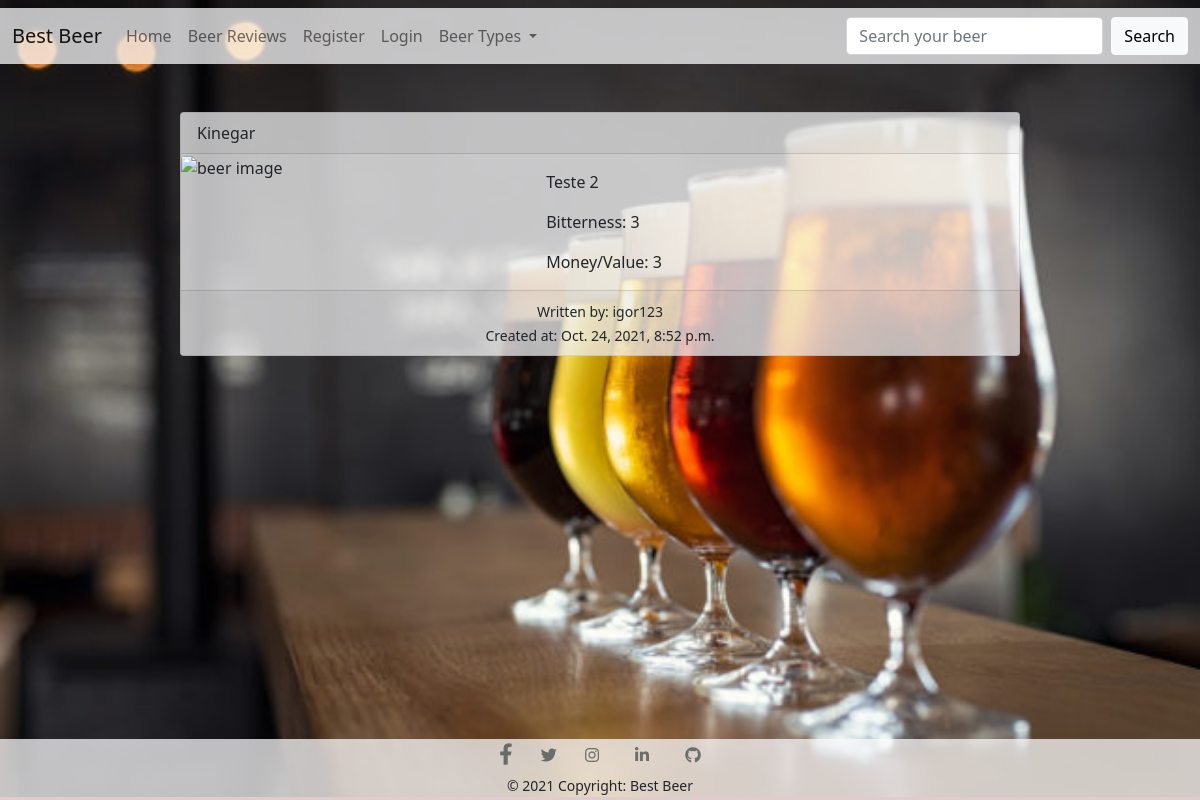
The page /review_list/review_detail/11 on the database as committed earlier.
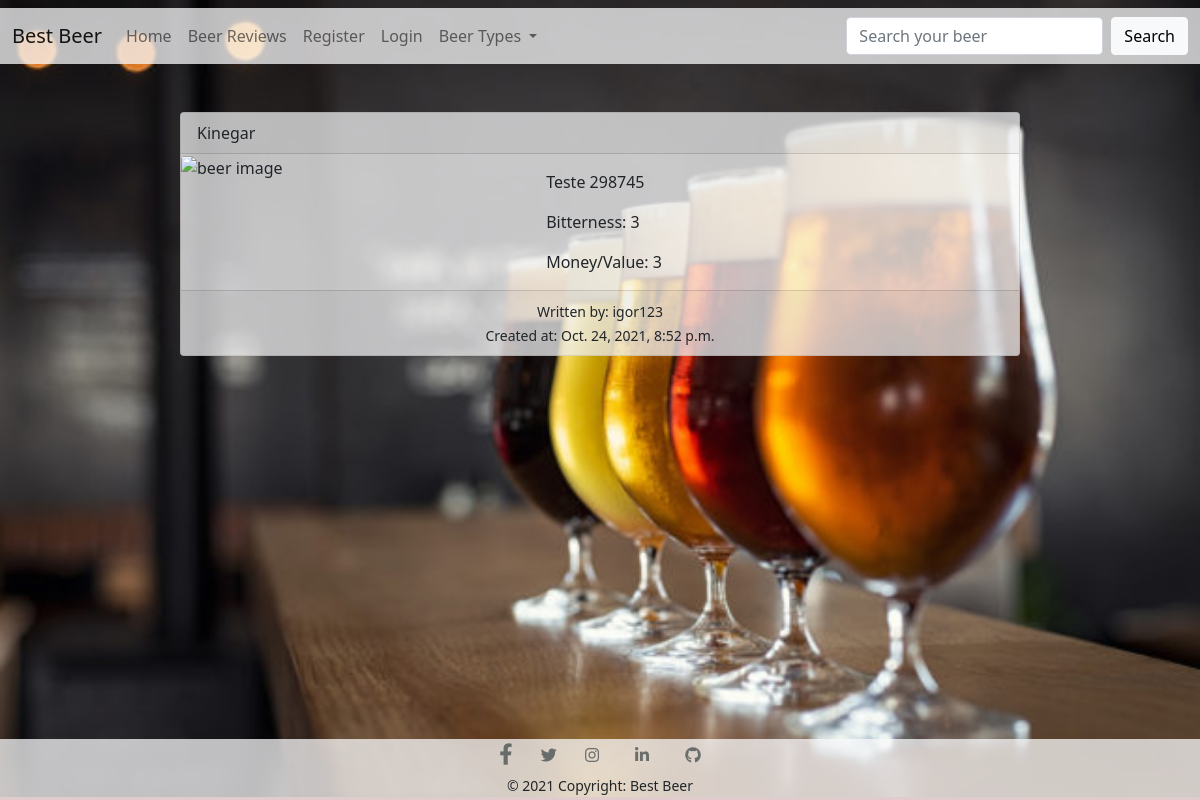
The same page on the database as committed later.
### post/models.py (models this page shows, shortened)
class BeerReview(models.Model):
    BITTERNESS_CHOICES = (
        (1, '1'),
        (2, '2'),
        (3, '3'),
        (4, '4'),
        (5, '5'),
    )
    MONEY_VALUE_CHOICES = (
        (1, '1'),
        (2, '2'),
        (3, '3'),
        (4, '4'),
        (5, '5'),
    )
    RATING_CHOICES = (
        (1, '1'),
        (2, '2'),
        (3, '3'),
        (4, '4'),
        (5, '5'),
    )
    beer_style = models.ForeignKey(
        BeerStyle, on_delete=models.CASCADE)
    beer = models.ForeignKey(
        Beer, on_delete=models.CASCADE)
    pub_date = models.DateTimeField(auto_now_add=True)
    user_name = models.ForeignKey(
        User, on_delete=models.CASCADE)
    review = models.TextField(max_length=200)
    bitterness = models.IntegerField(choices=BITTERNESS_CHOICES)
    money_value = models.IntegerField(choices=MONEY_VALUE_CHOICES)
    beer_image = CloudinaryField('image', blank=True)

class Beer(models.Model):
    beer_name = models.CharField(max_length=200, unique=True)
    style = models.ManyToManyField(BeerStyle)
    def __str__(self):
        return self.beer_name

### post/views.py (the view)
# urls.py: path('review_list/review_detail/<int:pk>', ReviewDetailView.as_view(), name='review_detail'),
class ReviewDetailView(DetailView):
    model = BeerReview
    template_name = 'review_list/review_detail.html'

### post/templates/review_list/review_detail.html
{% extends "base.html" %}
{% block content %}
<div class="card mb-3 mt-5 m-auto detail-container bg-light bg-opacity-75">
    <div class="card-header">
        {{ object.beer }}
    </div>
    <div class="row g-0">
        <div class="col-md-5">
            {% if object.beer_image %}
            <img src="{{ object.beer_image.url }}" class="img-fluid rounded-start" alt="beer image">
            {% else %}
            <img src="{{ MEDIA_URL }}vintage-retro-beer-illustration_5586-351.webp" alt="default error image">
            {% endif %}
        </div>
        <div class="col-md-7">
            <div class="card-body">
                <p class="card-text">{{ object.review }}</p>
                <p class="card-text">Bitterness: {{ object.bitterness }}</p>
                <p class="card-text">Money/Value: {{ object.money_value }}</p>
            </div>
        </div>
    </div>
    <div class="card-footer text-center"><small>Written by: {{ object.user_name }} <br /> Created at:
            {{ object.pub_date }}</small></div>
</div>
{% endblock %}

Rows that differ between the two databases and show on the page:
changed BeerReview "Kinegar": review "Teste 2" → "Teste 298745"
